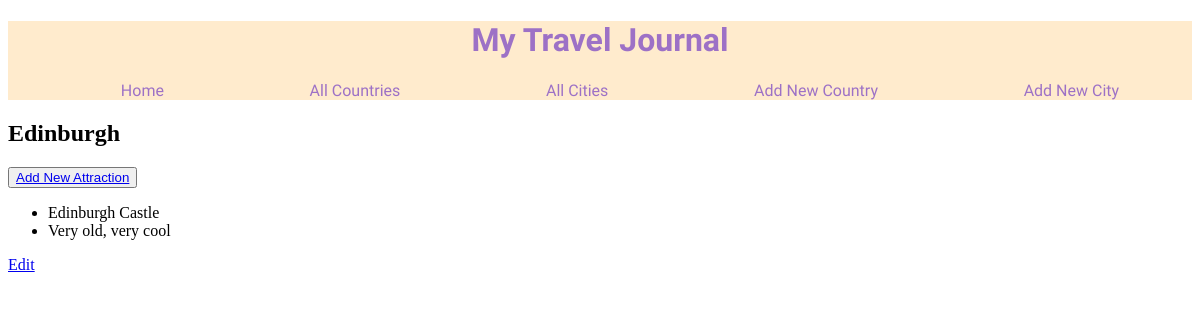
/cities/5, run on the app's committed database.
### tables this page shows
CREATE TABLE cities (
    ID INTEGER PRIMARY KEY AUTOINCREMENT,
    name VARCHAR,
    visited BOOLEAN DEFAULT FALSE,
    country_id INTEGER NOT NULL,
        FOREIGN KEY (country_id)
            REFERENCES countries(id)
        
);

CREATE TABLE sights (
    ID INTEGER PRIMARY KEY AUTOINCREMENT,
    name VARCHAR,
    comment TEXT,
    city_id INTEGER NOT NULL,
        FOREIGN KEY (city_id)
            REFERENCES cities (id)
);

### controllers/cities_controller.py (the view)
@cities_blueprint.route("/cities/<id>", methods = ["GET"])
def show_city(id):
    cities = city_repository.select_all()
    city = city_repository.select(id)
    sights = city_repository.sights(city)
    return render_template("cities/show.html", cities = cities, city = city, all_sights = sights)

### db/run_sql.py (called while the page is built)
def get_db():
    path = os.path.dirname(os.path.abspath(__file__))
    db = os.path.join(path, "travel_manager.db")
    conn = sqlite3.connect(db)
    conn.execute("PRAGMA foreign_keys = 1")
    conn.row_factory = sqlite3.Row
    return conn

def run_sql(sql, values=[]):
    db = get_db()
    cursor =db.cursor()
    cursor.execute(sql, values)
    results = cursor.fetchall()
    db.commit()
    db.close()
    return results

### repositories/city_repository.py (called while the page is built)
def select_all():
    cities = []
    sql = "SELECT * FROM cities"
    results = run_sql(sql)
    for row in results:
        visited = True if row['visited'] == 1 else False
        country = country_repository.select(row['country_id'])
        city = City(row['name'], country, visited, row['id'])
        cities.append(city)
    return cities

def select(id):
    city = None
    sql = "SELECT * FROM cities WHERE id = ?"
    values =[id]
    results = run_sql(sql, values)[0]
    if results is not None:
        visited = True if results['visited'] == 1 else False
        country = country_repository.select(results['country_id']).name
        city = City (results['name'], country, visited, results ['id'])
    return city

def sights(city):
    sights= []
    sql = "SELECT * FROM sights WHERE city_id = ?"
    values = [city.id]
    results = run_sql(sql, values)
    for row in results:
        sight = Sight(row['name'], row['comment'], city.name, row['id'])
        sights.append(sight)
    return sights

### repositories/country_repository.py (called while the page is built)
def select(id):
    country = None
    sql = "SELECT * FROM countries WHERE id = ?"
    values = [id]
    results = run_sql(sql, values)[0]
    if results is not None:
        visited = True if results['visited'] == 1 else False
        country = Country(results['name'], visited, results['id'])
    return country

### templates/cities/show.html
{% extends "base.html" %}
{% block content %}
<h2>{{city.name}}</h2>
<button><a href="/cities/newsight">Add New Attraction</a></button>
{% for sight in all_sights %}
<ul>
<li>{{sight.name}}</li>
<li>{{sight.comment}}</li>
</ul>
{% endfor %}
<p><a href="/cities/{{city.id}}/edit">Edit</a></p>
{% endblock %}

### data on the page
cities: name "Edinburgh"
sights: name "Edinburgh Castle", comment "Very old, very cool"
